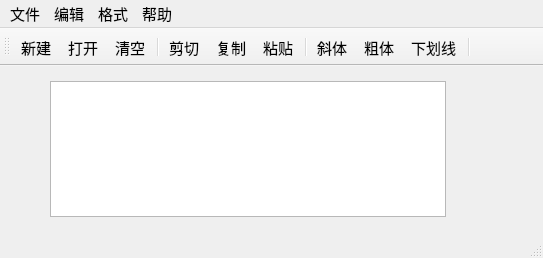
<?xml version="1.0" encoding="UTF-8"?>
<ui version="4.0">
 <class>QWMainWind</class>
 <widget class="QMainWindow" name="QWMainWind">
  <property name="geometry">
   <rect>
    <x>0</x>
    <y>0</y>
    <width>543</width>
    <height>258</height>
   </rect>
  </property>
  <property name="font">
   <font>
    <pointsize>11</pointsize>
   </font>
  </property>
  <property name="windowTitle">
   <string>QWMainWind</string>
  </property>
  <widget class="QWidget" name="centralWidget">
   <widget class="QTextEdit" name="txtEdit">
    <property name="geometry">
     <rect>
      <x>50</x>
      <y>15</y>
      <width>396</width>
      <height>136</height>
     </rect>
    </property>
    <property name="font">
     <font>
      <pointsize>16</pointsize>
     </font>
    </property>
   </widget>
  </widget>
  <widget class="QMenuBar" name="menuBar">
   <property name="geometry">
    <rect>
     <x>0</x>
     <y>0</y>
     <width>543</width>
     <height>26</height>
    </rect>
   </property>
   <widget class="QMenu" name="menu">
    <property name="title">
     <string>文件</string>
    </property>
    <addaction name="actNew"/>
    <addaction name="actOpen"/>
    <addaction name="separator"/>
    <addaction name="actClose"/>
   </widget>
   <widget class="QMenu" name="menu_2">
    <property name="title">
     <string>编辑</string>
    </property>
    <addaction name="actCut"/>
    <addaction name="actCopy"/>
    <addaction name="actPaste"/>
    <addaction name="separator"/>
    <addaction name="actClear"/>
   </widget>
   <widget class="QMenu" name="menu_3">
    <property name="title">
     <string>格式</string>
    </property>
    <addaction name="actFontBold"/>
    <addaction name="actFontItalic"/>
    <addaction name="actFontUnder"/>
    <addaction name="separator"/>
    <addaction name="actToolbarLab"/>
   </widget>
   <widget class="QMenu" name="menu_4">
    <property name="title">
     <string>帮助</string>
    </property>
    <addaction name="actAbout"/>
   </widget>
   <addaction name="menu"/>
   <addaction name="menu_2"/>
   <addaction name="menu_3"/>
   <addaction name="menu_4"/>
  </widget>
  <widget class="QToolBar" name="mainToolBar">
   <property name="toolButtonStyle">
    <enum>Qt::ToolButtonStyle::ToolButtonTextUnderIcon</enum>
   </property>
   <attribute name="toolBarArea">
    <enum>TopToolBarArea</enum>
   </attribute>
   <attribute name="toolBarBreak">
    <bool>false</bool>
   </attribute>
   <addaction name="actNew"/>
   <addaction name="actOpen"/>
   <addaction name="actClear"/>
   <addaction name="separator"/>
   <addaction name="actCut"/>
   <addaction name="actCopy"/>
   <addaction name="actPaste"/>
   <addaction name="separator"/>
   <addaction name="actFontItalic"/>
   <addaction name="actFontBold"/>
   <addaction name="actFontUnder"/>
   <addaction name="separator"/>
  </widget>
  <widget class="QStatusBar" name="statusBar"/>
  <action name="actCut">
   <property name="icon">
    <iconset resource="res.qrc">
     <normaloff>:/images/images/cut.bmp</normaloff>:/images/images/cut.bmp</iconset>
   </property>
   <property name="text">
    <string>剪切</string>
   </property>
   <property name="toolTip">
    <string>剪切</string>
   </property>
   <property name="shortcut">
    <string>Ctrl+X</string>
   </property>
  </action>
  <action name="actCopy">
   <property name="icon">
    <iconset resource="res.qrc">
     <normaloff>:/images/images/120.bmp</normaloff>:/images/images/120.bmp</iconset>
   </property>
   <property name="text">
    <string>复制</string>
   </property>
   <property name="toolTip">
    <string>复制</string>
   </property>
   <property name="shortcut">
    <string>Ctrl+C</string>
   </property>
  </action>
  <action name="actPaste">
   <property name="icon">
    <iconset resource="res.qrc">
     <normaloff>:/images/images/paste.bmp</normaloff>:/images/images/paste.bmp</iconset>
   </property>
   <property name="text">
    <string>粘贴</string>
   </property>
   <property name="toolTip">
    <string>粘贴</string>
   </property>
   <property name="shortcut">
    <string>Ctrl+V</string>
   </property>
  </action>
  <action name="actFontBold">
   <property name="checkable">
    <bool>true</bool>
   </property>
   <property name="icon">
    <iconset resource="res.qrc">
     <normaloff>:/images/images/BLD.BMP</normaloff>:/images/images/BLD.BMP</iconset>
   </property>
   <property name="text">
    <string>粗体</string>
   </property>
   <property name="toolTip">
    <string>粗体</string>
   </property>
  </action>
  <action name="actFontItalic">
   <property name="checkable">
    <bool>true</bool>
   </property>
   <property name="icon">
    <iconset resource="res.qrc">
     <normaloff>:/images/images/ITL.BMP</normaloff>:/images/images/ITL.BMP</iconset>
   </property>
   <property name="text">
    <string>斜体</string>
   </property>
   <property name="toolTip">
    <string>斜体</string>
   </property>
  </action>
  <action name="actFontUnder">
   <property name="checkable">
    <bool>true</bool>
   </property>
   <property name="icon">
    <iconset resource="res.qrc">
     <normaloff>:/images/images/WORDUNDR.BMP</normaloff>:/images/images/WORDUNDR.BMP</iconset>
   </property>
   <property name="text">
    <string>下划线</string>
   </property>
   <property name="toolTip">
    <string>下划线</string>
   </property>
  </action>
  <action name="actClose">
   <property name="icon">
    <iconset resource="res.qrc">
     <normaloff>:/images/images/exit.bmp</normaloff>:/images/images/exit.bmp</iconset>
   </property>
   <property name="text">
    <string>退出</string>
   </property>
   <property name="toolTip">
    <string>退出</string>
   </property>
  </action>
  <action name="actOpen">
   <property name="icon">
    <iconset resource="res.qrc">
     <normaloff>:/images/images/open3.bmp</normaloff>:/images/images/open3.bmp</iconset>
   </property>
   <property name="text">
    <string>打开...</string>
   </property>
   <property name="toolTip">
    <string>打开文件</string>
   </property>
   <property name="shortcut">
    <string>Ctrl+O</string>
   </property>
  </action>
  <action name="actClear">
   <property name="icon">
    <iconset resource="res.qrc">
     <normaloff>:/images/images/103.bmp</normaloff>:/images/images/103.bmp</iconset>
   </property>
   <property name="text">
    <string>清空</string>
   </property>
   <property name="toolTip">
    <string>清空内容</string>
   </property>
  </action>
  <action name="actFont">
   <property name="icon">
    <iconset resource="res.qrc">
     <normaloff>:/images/images/20.ico</normaloff>:/images/images/20.ico</iconset>
   </property>
   <property name="text">
    <string>字体...</string>
   </property>
   <property name="toolTip">
    <string>字体设置</string>
   </property>
  </action>
  <action name="actNew">
   <property name="icon">
    <iconset resource="res.qrc">
     <normaloff>:/images/images/new2.bmp</normaloff>:/images/images/new2.bmp</iconset>
   </property>
   <property name="text">
    <string>新建</string>
   </property>
   <property name="shortcut">
    <string>Ctrl+N</string>
   </property>
  </action>
  <action name="actToolbarLab">
   <property name="checkable">
    <bool>true</bool>
   </property>
   <property name="checked">
    <bool>true</bool>
   </property>
   <property name="text">
    <string>显示工具栏文字标签</string>
   </property>
   <property name="menuRole">
    <enum>QAction::MenuRole::TextHeuristicRole</enum>
   </property>
  </action>
  <action name="actAbout">
   <property name="icon">
    <iconset resource="res.qrc">
     <normaloff>:/images/images/account-circle-line.svg</normaloff>:/images/images/account-circle-line.svg</iconset>
   </property>
   <property name="text">
    <string>信息</string>
   </property>
   <property name="toolTip">
    <string>打开个人信息</string>
   </property>
  </action>
 </widget>
 <layoutdefault spacing="6" margin="11"/>
 <resources>
  <include location="res.qrc"/>
 </resources>
 <connections>
  <connection>
   <sender>actClose</sender>
   <signal>triggered()</signal>
   <receiver>QWMainWind</receiver>
   <slot>close()</slot>
   <hints>
    <hint type="sourcelabel">
     <x>-1</x>
     <y>-1</y>
    </hint>
    <hint type="destinationlabel">
     <x>422</x>
     <y>254</y>
    </hint>
   </hints>
  </connection>
  <connection>
   <sender>actClear</sender>
   <signal>triggered()</signal>
   <receiver>txtEdit</receiver>
   <slot>clear()</slot>
   <hints>
    <hint type="sourcelabel">
     <x>-1</x>
     <y>-1</y>
    </hint>
    <hint type="destinationlabel">
     <x>260</x>
     <y>256</y>
    </hint>
   </hints>
  </connection>
  <connection>
   <sender>actCut</sender>
   <signal>triggered()</signal>
   <receiver>txtEdit</receiver>
   <slot>cut()</slot>
   <hints>
    <hint type="sourcelabel">
     <x>-1</x>
     <y>-1</y>
    </hint>
    <hint type="destinationlabel">
     <x>260</x>
     <y>256</y>
    </hint>
   </hints>
  </connection>
  <connection>
   <sender>actCopy</sender>
   <signal>triggered()</signal>
   <receiver>txtEdit</receiver>
   <slot>copy()</slot>
   <hints>
    <hint type="sourcelabel">
     <x>-1</x>
     <y>-1</y>
    </hint>
    <hint type="destinationlabel">
     <x>260</x>
     <y>256</y>
    </hint>
   </hints>
  </connection>
  <connection>
   <sender>actPaste</sender>
   <signal>triggered()</signal>
   <receiver>txtEdit</receiver>
   <slot>paste()</slot>
   <hints>
    <hint type="sourcelabel">
     <x>-1</x>
     <y>-1</y>
    </hint>
    <hint type="destinationlabel">
     <x>260</x>
     <y>256</y>
    </hint>
   </hints>
  </connection>
 </connections>
</ui>
